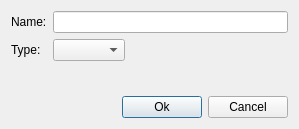
<ui version="4.0" >
 <comment>This file is part of the xTuple ERP: PostBooks Edition, a free and
open source Enterprise Resource Planning software suite,
Copyright (c) 1999-2010 by OpenMFG LLC, d/b/a xTuple.
It is licensed to you under the Common Public Attribution License
version 1.0, the full text of which (including xTuple-specific Exhibits)
is available at www.xtuple.com/CPAL.  By using this software, you agree
to be bound by its terms.</comment>
 <class>NewPrereqDialog</class>
 <widget class="QDialog" name="NewPrereqDialog" >
  <property name="geometry" >
   <rect>
    <x>0</x>
    <y>0</y>
    <width>299</width>
    <height>129</height>
   </rect>
  </property>
  <property name="windowTitle" >
   <string>New Prerequisite</string>
  </property>
  <layout class="QVBoxLayout" >
   <item>
    <layout class="QGridLayout" >
     <item row="0" column="1" >
      <widget class="QLineEdit" name="_name" />
     </item>
     <item row="1" column="1" >
      <layout class="QHBoxLayout" >
       <item>
        <widget class="QComboBox" name="_type" />
       </item>
       <item>
        <spacer>
         <property name="orientation" >
          <enum>Qt::Horizontal</enum>
         </property>
         <property name="sizeType" >
          <enum>QSizePolicy::Expanding</enum>
         </property>
         <property name="sizeHint" >
          <size>
           <width>40</width>
           <height>20</height>
          </size>
         </property>
        </spacer>
       </item>
      </layout>
     </item>
     <item row="0" column="0" >
      <widget class="QLabel" name="_nameLabel" >
       <property name="text" >
        <string>Name:</string>
       </property>
       <property name="wordWrap" >
        <bool>false</bool>
       </property>
      </widget>
     </item>
     <item row="1" column="0" >
      <widget class="QLabel" name="_typeLabel" >
       <property name="text" >
        <string>Type:</string>
       </property>
       <property name="wordWrap" >
        <bool>false</bool>
       </property>
      </widget>
     </item>
    </layout>
   </item>
   <item>
    <spacer>
     <property name="orientation" >
      <enum>Qt::Vertical</enum>
     </property>
     <property name="sizeType" >
      <enum>QSizePolicy::Expanding</enum>
     </property>
     <property name="sizeHint" >
      <size>
       <width>20</width>
       <height>40</height>
      </size>
     </property>
    </spacer>
   </item>
   <item>
    <layout class="QHBoxLayout" >
     <item>
      <spacer>
       <property name="orientation" >
        <enum>Qt::Horizontal</enum>
       </property>
       <property name="sizeType" >
        <enum>QSizePolicy::Expanding</enum>
       </property>
       <property name="sizeHint" >
        <size>
         <width>40</width>
         <height>20</height>
        </size>
       </property>
      </spacer>
     </item>
     <item>
      <widget class="QPushButton" name="_accept" >
       <property name="text" >
        <string>Ok</string>
       </property>
      </widget>
     </item>
     <item>
      <widget class="QPushButton" name="_cancel" >
       <property name="text" >
        <string>Cancel</string>
       </property>
      </widget>
     </item>
    </layout>
   </item>
  </layout>
 </widget>
 <layoutdefault spacing="6" margin="11" />
 <pixmapfunction>qPixmapFromMimeSource</pixmapfunction>
 <resources/>
 <connections>
  <connection>
   <sender>_accept</sender>
   <signal>clicked()</signal>
   <receiver>NewPrereqDialog</receiver>
   <slot>sAccept()</slot>
   <hints>
    <hint type="sourcelabel" >
     <x>20</x>
     <y>20</y>
    </hint>
    <hint type="destinationlabel" >
     <x>20</x>
     <y>20</y>
    </hint>
   </hints>
  </connection>
  <connection>
   <sender>_cancel</sender>
   <signal>clicked()</signal>
   <receiver>NewPrereqDialog</receiver>
   <slot>reject()</slot>
   <hints>
    <hint type="sourcelabel" >
     <x>20</x>
     <y>20</y>
    </hint>
    <hint type="destinationlabel" >
     <x>20</x>
     <y>20</y>
    </hint>
   </hints>
  </connection>
 </connections>
</ui>
